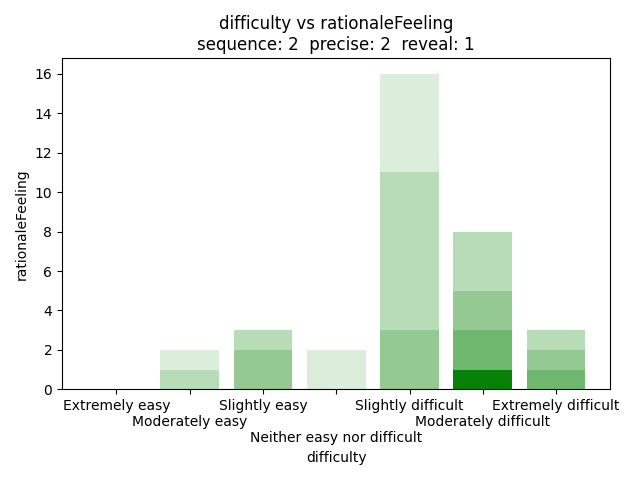

Recreate this plot in Python.
import pandas as pd
import matplotlib.pyplot as plt
import seaborn as sns
import numpy as np

data = pd.read_csv("qualitative.csv")
seq = 2
prec = 2
rev = 1
data = data[(data['con.sequence'] == seq) & (data['con.precise'] == prec) & (data['con.reveal'] == rev)]

f1a = data[(data["difficulty"] == "Extremely easy") & (data["rationaleFeeling"] == "Extremely negative")].shape[0]
f1b = data[(data["difficulty"] == "Moderately easy") & (data["rationaleFeeling"] == "Extremely negative")].shape[0]
f1c = data[(data["difficulty"] == "Slightly easy") & (data["rationaleFeeling"] == "Extremely negative")].shape[0]
f1d = data[(data["difficulty"] == "Neither easy nor difficult") & (data["rationaleFeeling"] == "Extremely negative")].shape[0]
f1e = data[(data["difficulty"] == "Slightly difficult") & (data["rationaleFeeling"] == "Extremely negative")].shape[0]
f1f = data[(data["difficulty"] == "Moderately difficult") & (data["rationaleFeeling"] == "Extremely negative")].shape[0]
f1g = data[(data["difficulty"] == "Extremely difficult") & (data["rationaleFeeling"] == "Extremely negative")].shape[0]

f2a = data[(data["difficulty"] == "Extremely easy") & (data["rationaleFeeling"] == "Moderately negative")].shape[0]
f2b = data[(data["difficulty"] == "Moderately easy") & (data["rationaleFeeling"] == "Moderately negative")].shape[0]
f2c = data[(data["difficulty"] == "Slightly easy") & (data["rationaleFeeling"] == "Moderately negative")].shape[0]
f2d = data[(data["difficulty"] == "Neither easy nor difficult") & (data["rationaleFeeling"] == "Moderately negative")].shape[0]
f2e = data[(data["difficulty"] == "Slightly difficult") & (data["rationaleFeeling"] == "Moderately negative")].shape[0]
f2f = data[(data["difficulty"] == "Moderately difficult") & (data["rationaleFeeling"] == "Moderately negative")].shape[0]
f2g = data[(data["difficulty"] == "Extremely difficult") & (data["rationaleFeeling"] == "Moderately negative")].shape[0]

f3a = data[(data["difficulty"] == "Extremely easy") & (data["rationaleFeeling"] == "Slightly negative")].shape[0]
f3b = data[(data["difficulty"] == "Moderately easy") & (data["rationaleFeeling"] == "Slightly negative")].shape[0]
f3c = data[(data["difficulty"] == "Slightly easy") & (data["rationaleFeeling"] == "Slightly negative")].shape[0]
f3d = data[(data["difficulty"] == "Neither easy nor difficult") & (data["rationaleFeeling"] == "Slightly negative")].shape[0]
f3e = data[(data["difficulty"] == "Slightly difficult") & (data["rationaleFeeling"] == "Slightly negative")].shape[0]
f3f = data[(data["difficulty"] == "Moderately difficult") & (data["rationaleFeeling"] == "Slightly negative")].shape[0]
f3g = data[(data["difficulty"] == "Extremely difficult") & (data["rationaleFeeling"] == "Slightly negative")].shape[0]

f4a = data[(data["difficulty"] == "Extremely easy") & (data["rationaleFeeling"] == "Neither positive nor negative")].shape[0]
f4b = data[(data["difficulty"] == "Moderately easy") & (data["rationaleFeeling"] == "Neither positive nor negative")].shape[0]
f4c = data[(data["difficulty"] == "Slightly easy") & (data["rationaleFeeling"] == "Neither positive nor negative")].shape[0]
f4d = data[(data["difficulty"] == "Neither easy nor difficult") & (data["rationaleFeeling"] == "Neither positive nor negative")].shape[0]
f4e = data[(data["difficulty"] == "Slightly difficult") & (data["rationaleFeeling"] == "Neither positive nor negative")].shape[0]
f4f = data[(data["difficulty"] == "Moderately difficult") & (data["rationaleFeeling"] == "Neither positive nor negative")].shape[0]
f4g = data[(data["difficulty"] == "Extremely difficult") & (data["rationaleFeeling"] == "Neither positive nor negative")].shape[0]

f5a = data[(data["difficulty"] == "Extremely easy") & (data["rationaleFeeling"] == "Slightly positive")].shape[0]
f5b = data[(data["difficulty"] == "Moderately easy") & (data["rationaleFeeling"] == "Slightly positive")].shape[0]
f5c = data[(data["difficulty"] == "Slightly easy") & (data["rationaleFeeling"] == "Slightly positive")].shape[0]
f5d = data[(data["difficulty"] == "Neither easy nor difficult") & (data["rationaleFeeling"] == "Slightly positive")].shape[0]
f5e = data[(data["difficulty"] == "Slightly difficult") & (data["rationaleFeeling"] == "Slightly positive")].shape[0]
f5f = data[(data["difficulty"] == "Moderately difficult") & (data["rationaleFeeling"] == "Slightly positive")].shape[0]
f5g = data[(data["difficulty"] == "Extremely difficult") & (data["rationaleFeeling"] == "Slightly positive")].shape[0]

f6a = data[(data["difficulty"] == "Extremely easy") & (data["rationaleFeeling"] == "Moderately positive")].shape[0]
f6b = data[(data["difficulty"] == "Moderately easy") & (data["rationaleFeeling"] == "Moderately positive")].shape[0]
f6c = data[(data["difficulty"] == "Slightly easy") & (data["rationaleFeeling"] == "Moderately positive")].shape[0]
f6d = data[(data["difficulty"] == "Neither easy nor difficult") & (data["rationaleFeeling"] == "Moderately positive")].shape[0]
f6e = data[(data["difficulty"] == "Slightly difficult") & (data["rationaleFeeling"] == "Moderately positive")].shape[0]
f6f = data[(data["difficulty"] == "Moderately difficult") & (data["rationaleFeeling"] == "Moderately positive")].shape[0]
f6g = data[(data["difficulty"] == "Extremely difficult") & (data["rationaleFeeling"] == "Moderately positive")].shape[0]

f7a = data[(data["difficulty"] == "Extremely easy") & (data["rationaleFeeling"] == "Extremely positive")].shape[0]
f7b = data[(data["difficulty"] == "Moderately easy") & (data["rationaleFeeling"] == "Extremely positive")].shape[0]
f7c = data[(data["difficulty"] == "Slightly easy") & (data["rationaleFeeling"] == "Extremely positive")].shape[0]
f7d = data[(data["difficulty"] == "Neither easy nor difficult") & (data["rationaleFeeling"] == "Extremely positive")].shape[0]
f7e = data[(data["difficulty"] == "Slightly difficult") & (data["rationaleFeeling"] == "Extremely positive")].shape[0]
f7f = data[(data["difficulty"] == "Moderately difficult") & (data["rationaleFeeling"] == "Extremely positive")].shape[0]
f7g = data[(data["difficulty"] == "Extremely difficult") & (data["rationaleFeeling"] == "Extremely positive")].shape[0]


d1 = {
    "f1a": f1a,
    "f1b": f1b,
    "f1c": f1c,
    "f1d": f1d,
    "f1e": f1e,
    "f1f": f1f,
    "f1g": f1g
}

d2 = {
    "f2a": f2a,
    "f2b": f2b,
    "f2c": f2c,
    "f2d": f2d,
    "f2e": f2e,
    "f2f": f2f,
    "f2g": f2g
}

d3 = {
    "f3a": f3a,
    "f3b": f3b,
    "f3c": f3c,
    "f3d": f3d,
    "f3e": f3e,
    "f3f": f3f,
    "f3g": f3g
}

d4 = {
    "f4a": f4a,
    "f4b": f4b,
    "f4c": f4c,
    "f4d": f4d,
    "f4e": f4e,
    "f4f": f4f,
    "f4g": f4g
}

d5 = {
    "f5a": f5a,
    "f5b": f5b,
    "f5c": f5c,
    "f5d": f5d,
    "f5e": f5e,
    "f5f": f5f,
    "f5g": f5g
}

d6 = {
    "f6a": f6a,
    "f6b": f6b,
    "f6c": f6c,
    "f6d": f6d,
    "f6e": f6e,
    "f6f": f6f,
    "f6g": f6g
}

d7 = {
    "f7a": f7a,
    "f7b": f7b,
    "f7c": f7c,
    "f7d": f7d,
    "f7e": f7e,
    "f7f": f7f,
    "f7g": f7g
}


keys1 = list(d1.keys())
keys2 = list(d2.keys())
keys3 = list(d3.keys())
keys4 = list(d4.keys())
keys5 = list(d5.keys())
keys6 = list(d6.keys())
keys7 = list(d7.keys())
keys = list(["Extremely easy", "\nModerately easy", "Slightly easy", "\n\nNeither easy nor difficult", "Slightly difficult", "\nModerately difficult", "Extremely difficult"])

vals1 = np.array(list(d1.values()))
vals2 = np.array(list(d2.values()))
vals3 = np.array(list(d3.values()))
vals4 = np.array(list(d4.values()))
vals5 = np.array(list(d5.values()))
vals6 = np.array(list(d6.values()))
vals7 = np.array(list(d7.values()))
print(vals1)
print(vals2)
print(vals3)
print(vals4)
print(vals5)
print(vals6)
print(vals7)

plt.bar(keys, vals1, color = "green", label = "Extremely negative", alpha = 0.98)
plt.bar(keys, vals2, bottom = vals1, color = "green", label = "Moderately negative", alpha = 0.84)
base = vals1
plt.bar(keys, vals3, bottom = base + vals2, color = "green", label = "Slightly negative", alpha = 0.70)
base += vals2
plt.bar(keys, vals4, bottom = base + vals3, color = "green", label = "Neither positive nor negative", alpha = 0.56)
base += vals3
plt.bar(keys, vals5, bottom = base + vals4, color = "green", label = "Slightly positive", alpha = 0.42)
base += vals4
plt.bar(keys, vals6, bottom = base + vals5, color = "green", label = "Moderately positive", alpha = 0.28)
base += vals5
plt.bar(keys, vals7, bottom = base + vals6, color = "green", label = "Extremely positive", alpha = 0.14)
plt.title("difficulty vs rationaleFeeling" + "\n" + f"sequence: {seq}  precise: {prec}  reveal: {rev}")
plt.xlabel("difficulty")
plt.ylabel("rationaleFeeling")
plt.tight_layout()

plt.show()
